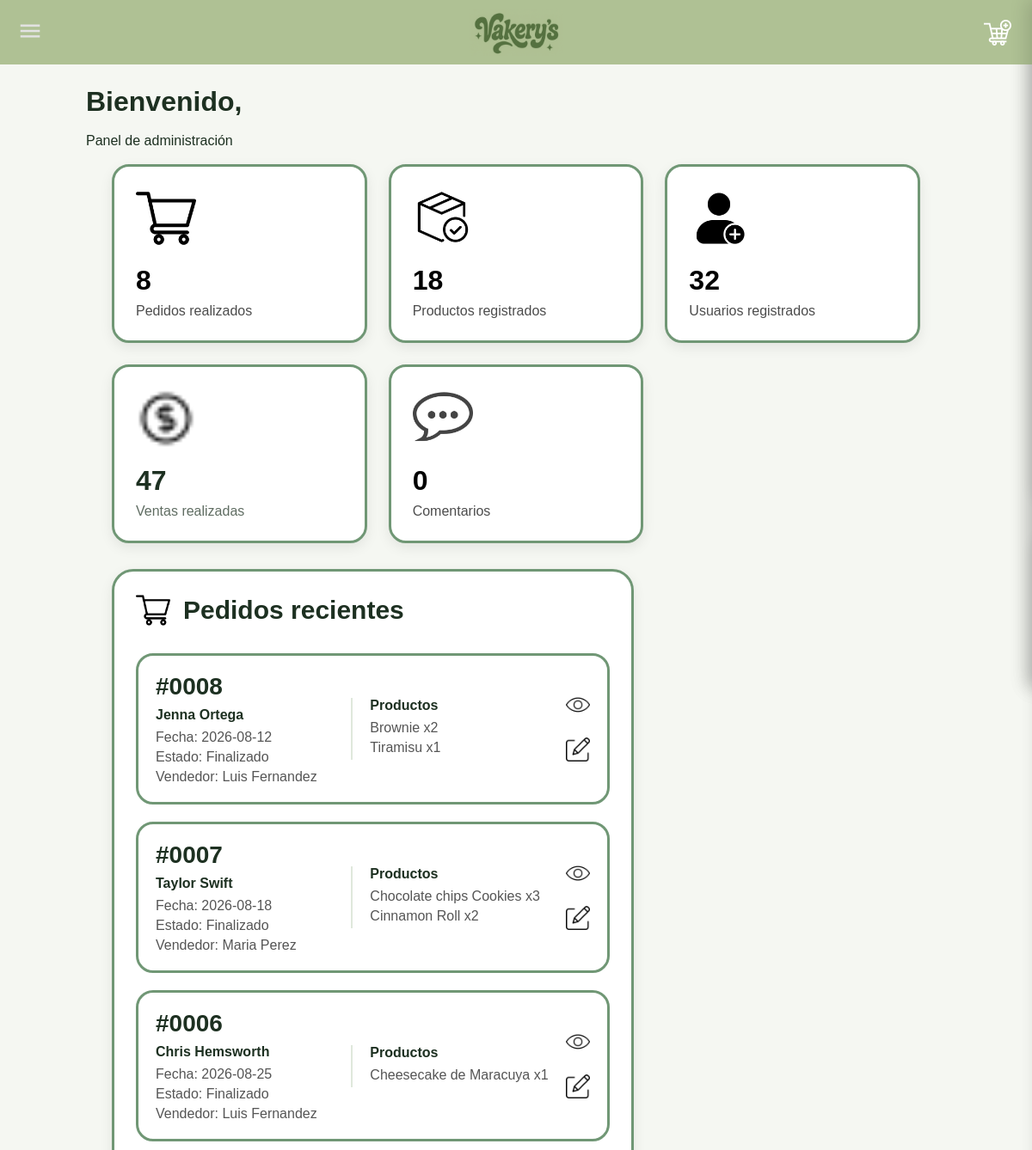
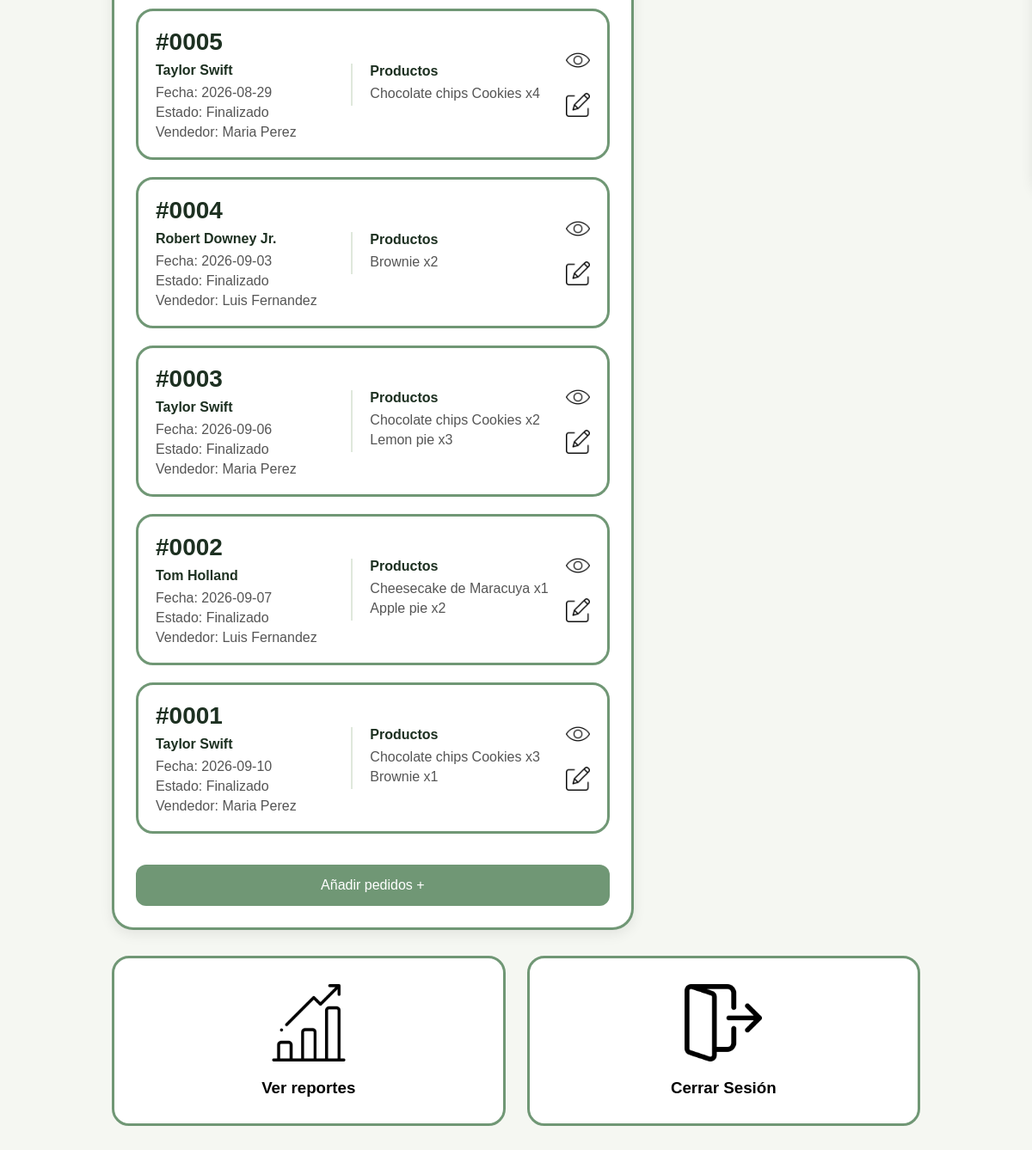
Screenshot of /paginaadmin.php with the database file from the repository (2 pictures, top to bottom).
### tables this page shows
CREATE TABLE IF NOT EXISTS `pedidos` (
  `id` INT NOT NULL AUTO_INCREMENT,
  `Nombre` VARCHAR(200) NULL,
  `Fecha` DATE NULL,
  `Estado` VARCHAR(45) NULL,
  `NombreVendedor` VARCHAR(200) NULL,
  `Direccion` VARCHAR(45) NULL,
  `Telefono` INT NULL,
  PRIMARY KEY (`id`)
);

CREATE TABLE IF NOT EXISTS `carrito` (
  `productos_Codigo` VARCHAR(45) NOT NULL,
  `pedidos_id` INT NOT NULL,
  `Cantidad` INT NULL,
  `CostoTotal` INT NULL,
  PRIMARY KEY (`productos_Codigo`, `pedidos_id`),
  INDEX `fk_productos_has_pedidos_pedidos1_idx` (`pedidos_id` ASC),
  INDEX `fk_productos_has_pedidos_productos_idx` (`productos_Codigo` ASC),
  CONSTRAINT `fk_productos_has_pedidos_productos`
    FOREIGN KEY (`productos_Codigo`)
    REFERENCES `productos` (`Codigo`)
    ON DELETE NO ACTION
    ON UPDATE NO ACTION,
  CONSTRAINT `fk_productos_has_pedidos_pedidos1`
    FOREIGN KEY (`pedidos_id`)
    REFERENCES `pedidos` (`id`)
    ON DELETE NO ACTION
    ON UPDATE NO ACTION
);

CREATE TABLE IF NOT EXISTS `productos` (
  `Codigo` VARCHAR(45) NOT NULL,
  `NombreProducto` VARCHAR(45) NULL,
  `PrecioProducto` INT NULL,
  `DetalleProducto` VARCHAR(100) NULL,
  `Stock` INT NULL,
  `CostoProducto` INT NULL,
  `Imagen` VARCHAR(255) NULL,
  PRIMARY KEY (`Codigo`)
);

### paginaadmin.php (the view, shortened to what this page needs)
<?php
$servidor = "localhost";
$usuario = "root";
$contrasena = "";
$bd = "vakerysss";
$conn = new mysqli(
    $servidor,
    $usuario,
    $contrasena,
    $bd
);
$conn->set_charset("utf8");
?>
<!DOCTYPE html>
<html lang="en">
<head>
      <link rel="stylesheet" href="estilos/estilosadmin.css">
</head>
<body>
<?php
$sql = "SELECT * FROM pedidos ORDER BY id DESC";
$pedidos = mysqli_query($conn, $sql);
?>
<h1>
    Bienvenido, <?php echo $_SESSION['Nombre']; ?>
</h1> <br>
<p>
    Panel de administración
</p> <br>
<section class="stats">
    <a href="Pedidos/leerpedido.php">
        <div class="card">
            <img
                src="imagenes/carrito-de-compras.png"
                alt=""
            >
            <h2>
                <?php echo mysqli_num_rows($pedidos); ?>
            </h2>
            <p>
                Pedidos realizados
            </p>
        </div>
    </a>
    <div class="card">
        <a href="Productos/leerproductos.php">
            <img
                src="imagenes/inventario-disponible.png"
                alt=""
            >
            <h2>
                18
            </h2>
            <p>
                Productos registrados
            </p>
        </a>
    </div>
    <div class="card">
        <a href="Usuarios/leerusuario.php">
            <img
                src="imagenes/nueva-cuenta.png"
                alt=""
            >
            <h2>32</h2>
            <p>Usuarios registrados</p>
        </a>
    </div>
    <div class="card">
        <img
            src="imagenes/dinero.png"
            alt=""
        >
        <h2>47</h2>
        <p>Ventas realizadas</p>
    </div>
    <div class="card">
        <a href="Comentarios/comentarios.php">
            <img
                src="imagenes/comentario.webp"
                alt=""
            >
            <h2>0</h2>
            <p>Comentarios</p>
        </a>
    </div>
</section>
<div class="content-grid">
    <section class="panel">
        <div class="panel-title">
            <img
                src="imagenes/carrito-de-compras.png"
                alt=""
            >
            <h2>
                Pedidos recientes
            </h2>
        </div>
        <div class="pedidos">
            <?php
            if (mysqli_num_rows($pedidos) > 0) {
                while ($pedido = mysqli_fetch_assoc($pedidos)) {
                    $idPedido = $pedido['id'];
                    $sqlProductos = "
                        SELECT *
                        FROM carrito
                        INNER JOIN productos
                        ON carrito.productos_Codigo = productos.Codigo
                        WHERE carrito.pedidos_id = '$idPedido'
                    ";
                    $productosPedido =
                        mysqli_query(
                            $conn,
                            $sqlProductos
                        );
            ?>
                <div class="pedido-card">
                    <div class="pedido-info">
                        <h3>
                            #<?php echo str_pad(
                                $pedido['id'],
                                4,
                                '0',
                                STR_PAD_LEFT
                            ); ?>
                        </h3>
                        <h4>
                            <?php echo $pedido['Nombre']; ?>
                        </h4>
                        <p>
                            Fecha:
                            <?php echo $pedido['Fecha']; ?>
                        </p>
                        <p>
                            Estado:
                            <?php echo $pedido['Estado']; ?>
                        </p>
                        <p>
                            Vendedor:
                            <?php echo $pedido['NombreVendedor']; ?>
                        </p>
                    </div>
                    <div class="pedido-productos">
                        <h4>
                            Productos
                        </h4>
                        <?php
                        if (
                            mysqli_num_rows(
                                $productosPedido
                            ) > 0
                        ) {
                            while (
                                $producto =
                                mysqli_fetch_assoc(
                                    $productosPedido
                                )
                            ) {
                        ?>
                            <p>
                                <?php echo
                                    $producto['NombreProducto'];
                                ?>
                                x<?php echo
                                    $producto['Cantidad'];
                                ?>
                            </p>
                        <?php
                            }
                        } else {
                        ?>
                            <p>
                                Sin productos
                            </p>
                        <?php } ?>
                    </div>
                    <div class="acciones">
                        <a
                            href="Pedidos/leerpedido.php?id=<?php echo $pedido['id']; ?>"
                        >
                            <img
                                src="imagenes/ojo-abierto.png"
                                alt="Ver"
                            >
                        </a>
                        <a
                            href="Pedidos/actualizarpedido.php?id=<?php echo $pedido['id']; ?>"
                        >
                            <img
                                src="imagenes/editarr.png"
                                alt="Editar"
                            >
                        </a>
                    </div>
                </div>
            <?php
                }
            } else {
            ?>
                <p>
                    No hay pedidos registrados.
                </p>
            <?php } ?>
        </div>
<br><br>
        <a
            class="btn"
            href="Pedidos/crearpedido.php"
        >
            Añadir pedidos +
        </a>
    </section>
</div>
<section class="acciones-panel">
    <div class="acciones-grid">
    <a href="reportes.php">
        <div class="accion-card">
            <img
                src="imagenes/grafico-de-barras.png"
                alt=""
            >
            <h3>
                Ver reportes
            </h3>
        </div>
        </a>
        <a href="Usuarios/cerrarsesion.php">
            <div class="accion-card">
                <img
                    src="imagenes/cerrar-sesion.png"
                    alt=""
                >
                <h3>
                    Cerrar Sesión
                </h3>
            </div>
        </a>
    </div>
</section>
</body>
</html>

### estilos/estilosadmin.css (style rules this page uses)
* { margin: 0; padding: 0; box-sizing: border-box; margin: 300px; }
body { font-family: 'Raleway', sans-serif; background: #f5f7f2; color: #1d3021; margin: 100px; }
a { text-decoration: none; color: black; }
.stats { display: grid; grid-template-columns: repeat(auto-fit, minmax(240px, 1fr)); gap: 25px; margin-bottom: 30px; padding: 0 30px; }
.card { background: white; border-radius: 20px; padding: 25px; box-shadow: 0 5px 15px rgba(0, 0, 0, .08); transition: .3s; border: 3px solid #709775; }
.card img { width: 70px; margin-bottom: 15px; }
.card h2 { font-size: 32px; margin-bottom: 8px; }
.card p { opacity: .7; }
.content-grid { display: grid; grid-template-columns: 2fr 1fr; gap: 30px; margin: 0 30px 30px; }
.panel { background: white; border-radius: 25px; padding: 25px; border: 3px solid #709775; box-shadow: 0 5px 15px rgba(0, 0, 0, .08); }
.panel-title { display: flex; align-items: center; gap: 15px; margin-bottom: 30px; }
.panel-title img { width: 40px; }
.panel-title h2 { font-size: 30px; }
.pedidos { display: flex; flex-direction: column; gap: 20px; }
.pedido-card { background: #fff; border: 3px solid #709775; border-radius: 20px; display: flex; align-items: center; gap: 20px; padding: 20px; transition: .3s; }
.pedido-info { flex: 1; min-width: 0; }
.pedido-info h3 { font-size: 28px; margin-bottom: 5px; }
.pedido-info h4 { margin: 8px 0; }
.pedido-info p { margin-top: 5px; color: #555; }
.pedido-productos { flex: 1; min-width: 180px; padding-left: 20px; border-left: 2px solid #dfe8dc; }
.pedido-productos h4 { margin-bottom: 8px; color: #1d3021; }
.pedido-productos p { margin: 5px 0; color: #555; }
.acciones { display: flex; flex-direction: column; gap: 20px; flex-shrink: 0; }
.acciones img { width: 28px; cursor: pointer; transition: .2s; }
.btn { display: block; background: #709775; color: white; text-decoration: none; padding: 15px 25px; border-radius: 12px; text-align: center; transition: .3s; }
.acciones-panel { margin: 0 30px 30px; }
.acciones-grid { display: grid; grid-template-columns: repeat(auto-fit, minmax(220px, 1fr)); gap: 25px; }
.accion-card { background: white; border: 3px solid #709775; border-radius: 20px; padding: 30px; display: flex; flex-direction: column; justify-content: center; align-items: center; gap: 20px; transition: .3s; }
.accion-card img { width: 90px; }
.card, .panel, .accion-card, .venta-card, .pedido-card { animation: subirSuave 1s ease; }
.stats .card:nth-child(1) { animation-delay: .1s; }
.stats .card:nth-child(2) { animation-delay: .3s; }
.stats .card:nth-child(3) { animation-delay: .5s; }
.stats .card:nth-child(4) { animation-delay: .7s; }
.panel { animation-delay: .4s; }
.accion-card:nth-child(1) { animation-delay: .2s; }

### headers/headeruser.php (style rules this page uses)
* { margin:0; padding:0; box-sizing:border-box; }
body { font-family:'Raleway',sans-serif; }

### rows the page displays
pedidos: id "0008", Nombre "Jenna Ortega", Fecha "2026-08-12", Estado "Finalizado", NombreVendedor "Luis Fernandez"
carrito: productos_Codigo.NombreProducto "Brownie", Cantidad "2"
carrito: productos_Codigo.NombreProducto "Tiramisu", Cantidad "1"
pedidos: id "0007", Nombre "Taylor Swift", Fecha "2026-08-18", Estado "Finalizado", NombreVendedor "Maria Perez"
carrito: productos_Codigo.NombreProducto "Chocolate chips Cookies", Cantidad "3"
carrito: productos_Codigo.NombreProducto "Cinnamon Roll", Cantidad "2"
pedidos: id "0006", Nombre "Chris Hemsworth", Fecha "2026-08-25", Estado "Finalizado", NombreVendedor "Luis Fernandez"
carrito: productos_Codigo.NombreProducto "Cheesecake de Maracuya", Cantidad "1"
pedidos: id "0005", Nombre "Taylor Swift", Fecha "2026-08-29", Estado "Finalizado", NombreVendedor "Maria Perez"
carrito: productos_Codigo.NombreProducto "Chocolate chips Cookies", Cantidad "4"
pedidos: id "0004", Nombre "Robert Downey Jr.", Fecha "2026-09-03", Estado "Finalizado", NombreVendedor "Luis Fernandez"
carrito: productos_Codigo.NombreProducto "Brownie", Cantidad "2"
pedidos: id "0003", Nombre "Taylor Swift", Fecha "2026-09-06", Estado "Finalizado", NombreVendedor "Maria Perez"
carrito: productos_Codigo.NombreProducto "Chocolate chips Cookies", Cantidad "2"
carrito: productos_Codigo.NombreProducto "Lemon pie", Cantidad "3"
pedidos: id "0002", Nombre "Tom Holland", Fecha "2026-09-07", Estado "Finalizado", NombreVendedor "Luis Fernandez"
carrito: productos_Codigo.NombreProducto "Cheesecake de Maracuya", Cantidad "1"
carrito: productos_Codigo.NombreProducto "Apple pie", Cantidad "2"
pedidos: id "0001", Nombre "Taylor Swift", Fecha "2026-09-10", Estado "Finalizado", NombreVendedor "Maria Perez"
carrito: productos_Codigo.NombreProducto "Chocolate chips Cookies", Cantidad "3"
carrito: productos_Codigo.NombreProducto "Brownie", Cantidad "1"

### other values shown
mysqli_num_rows($pedidos) "8"
